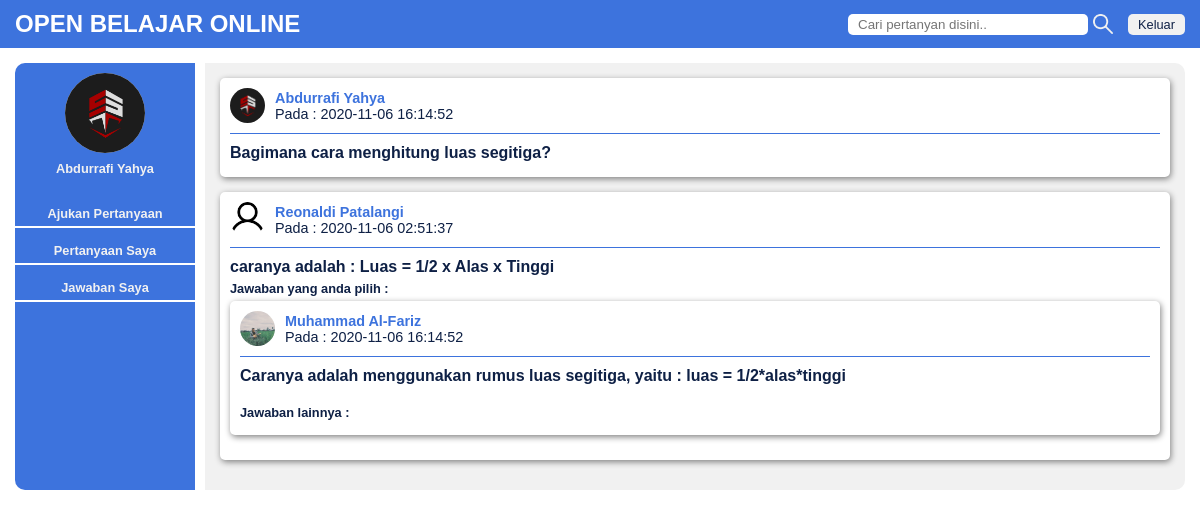
The page /home/pertanyaan.php?id=14 (signed in) on the database its author committed.
### tables this page shows
CREATE TABLE IF NOT EXISTS `pengguna` (
  `id_pengguna` int(11) NOT NULL AUTO_INCREMENT,
  `nama_lengkap` varchar(50) NOT NULL,
  `nama_pengguna` varchar(50) NOT NULL,
  `email` varchar(50) NOT NULL,
  `kata_sandi` varchar(50) NOT NULL,
  `peran` enum('pengguna','admin') NOT NULL,
  `jenjang_pendidikan` enum('sd','smp','sma','kuliah','lainnya') NOT NULL,
  `fotoprofil` text NOT NULL,
  PRIMARY KEY (`id_pengguna`)
);

CREATE TABLE IF NOT EXISTS `pertanyaan` (
  `id_pertanyaan` int(11) NOT NULL AUTO_INCREMENT,
  `id_pengguna` int(11) NOT NULL,
  `id_kategori` int(11) NOT NULL,
  `status` enum('belum','terjawab') NOT NULL,
  `isi_pertanyaan` text NOT NULL,
  `waktu` timestamp NOT NULL DEFAULT CURRENT_TIMESTAMP ON UPDATE CURRENT_TIMESTAMP,
  PRIMARY KEY (`id_pertanyaan`)
);

CREATE TABLE IF NOT EXISTS `jawaban` (
  `id_jawaban` int(11) NOT NULL AUTO_INCREMENT,
  `id_pertanyaan` int(11) NOT NULL,
  `id_pengguna` int(11) NOT NULL,
  `status` enum('pilih','tidak') NOT NULL,
  `isi_jawaban` text NOT NULL,
  `waktu` timestamp NOT NULL DEFAULT CURRENT_TIMESTAMP ON UPDATE CURRENT_TIMESTAMP,
  PRIMARY KEY (`id_jawaban`)
);

### home/pertanyaan.php (the view, shortened to what this page needs)
<!DOCTYPE html>
<html lang="en">
<head>
	<?php include '../includes/head.php'; ?>
</head>
<body>
	<?php include '../includes/navbar.php'; ?>
	<div class="container">
		<?php include '../includes/menu.php'; ?>
		<div class="content">
			<div class="pertanyaan">
			<?php
			$id_pengguna= $_SESSION['id_pengguna'];
			$id = $_GET['id'];
			if($id==""){
				echo "<script>alert('Pertanyaan tidak ditemukan');document.location='index.php'</script>";
			} else {
			$query = mysqli_query($db,"SELECT * FROM pertanyaan INNER JOIN pengguna ON pertanyaan.id_pengguna = pengguna.id_pengguna WHERE id_pertanyaan = '$id'");
			$query2 = mysqli_query($db,"SELECT * FROM jawaban INNER JOIN pengguna ON jawaban.id_pengguna = pengguna.id_pengguna WHERE id_pertanyaan = '$id'");
			$jumlah = mysqli_num_rows($query2);
			while ($row = mysqli_fetch_array($query)) {
				 ?>
			<div class="kolom-pertanyaan">
			<div class="info-pengguna">
				<img src="../images/<?php echo $row['fotoprofil'] ?>">
				<div class="info-keterangan">
			 	<b><a href="pengguna.php?id=<?php echo $row['id_pengguna'] ?>"><?php echo $row['nama_lengkap'] ?></a></b>
				<p><?php echo "Pada : ".$row['waktu'];  ?></p>
				</div>
			</div>
			<h2><?php echo $row['isi_pertanyaan']; ?></h2>
			</div>
			 <?php
			 	if ($id_pengguna == $row['id_pengguna']) {
					if ($jumlah > 0) {
			 		while ($row2 = mysqli_fetch_array($query2)){
			 			if ($row2['status']=='pilih') {
			 				echo "<h4>Jawaban yang anda pilih :</h4>";
			 				}
			 			?>
			 			<div class="kolom-pertanyaan">
						<div class="info-pengguna">
							<img src="../images/<?php echo $row2['fotoprofil'] ?>">
							<div class="info-keterangan">
						 	<b><a href="pengguna.php?id=<?php echo $row2['id_pengguna'] ?>"><?php echo $row2['nama_lengkap'] ?></a></b>
							<p><?php echo "Pada : ".$row2['waktu'];  ?></p>
							</div>
						</div>
			 			<h2><?php echo $row2['isi_jawaban']; ?></h2>
			 			<?php
			 			if ($row['status']=='belum'){
			 			?>
			 			<form action="aksi_terjawab.php" method="post">
			 				<input type="hidden" name="id_jawaban" value="<?php echo $row2['id_jawaban']; ?>">
			 				<input type="hidden" name="id_pertanyaan" value="<?php echo $row['id_pertanyaan']; ?>">
			 				<input class="btn-simpan" type="submit" name="terjawab" value="Pilih Jawaban">
			 			</form>
						</div>
			 			<?php
			 		}else{
			 			if ($row2['status']=='pilih') {
			 				echo "<br><h4>Jawaban lainnya :</h4>";
			 			}
			 		}
					}
			 		} else echo "Belum ada Jawaban untuk pertanyaan ini.";
				}
			}
		}
		?>
		</div>
		</div>
	</div>
</body>
</html>

### includes/head.php (shortened to what this page needs)
<link rel="stylesheet" href="../includes/main.css">

### includes/navbar.php
<div class="navbar">
	<nav>
	<h1><a href="index.php">OPEN BELAJAR ONLINE</a></h1>
	<ul>
		<li>
			<form action="../home/index.php" method="get">
				<input type="text" name="cari"  placeholder="Cari pertanyan disini..">
				<img src="../includes/icon/search-white.png">
			</form>
		</li>
		<li><a class="button" href="../login/keluar.php">Keluar</a></li>
	</ul>
	</nav>
</div>

### includes/menu.php
<div class="menu">
			<div class="menu-head">
				<?php
				$query = mysqli_query($db, "SELECT * FROM pengguna WHERE id_pengguna='$_SESSION[id_pengguna]' ");
				while($row=mysqli_fetch_array($query)) {?>
				<img src="<?php echo '../images/'.$row['fotoprofil'] ?>">
				<label><a href="../home/pengguna.php?id=<?php echo $row['id_pengguna'] ?>"><?php echo $row['nama_lengkap'] ?></a></label>
			</div>
			<?php
			if($row['peran']=='admin'){
			 ?>
			 <ul>
				<li><a href="../home/lihat_pertanyaan.php">Lihat Pertanyaan</a></li>
				<li><a href="../home/lihat_pengguna.php">Lihat Pengguna</a></li>
				<li><a href="../home/kategori.php">Tambah Kategori</a></li>
			</ul>
			<?php }else{?>
				<ul>
				<li><a href="../home/buat_pertanyaan.php">Ajukan Pertanyaan</a></li>
				<li><a href="../home/pertanyaanku.php">Pertanyaan Saya</a></li>
				<li><a href="../home/jawabanku.php">Jawaban Saya</a></li>
			</ul>
			<?php
			}
			 } ?>
		</div>

### includes/main.css (style rules this page uses)
* { margin: 0; padding: 0; box-sizing: border-box; }
body { font-family: 'arial', sans-serif; font-size: 0.8rem; color: #0e2045; }
a { text-decoration: none; color: #3d73dd; }
.navbar { background: #3d73dd; color: #f1f1f1; }
.navbar nav { display: flex; justify-content: space-between; align-items: center; padding: 10px 15px; }
.navbar h1 a { color: white; font-size: 1.5rem; margin-bottom: 0; }
.navbar ul { display: flex; align-items: center; list-style: none; }
.navbar li { margin-left: 5px; }
.navbar input { border: 0; }
.navbar form { display: flex; align-items: center; margin-right: 10px; }
.navbar form img { width: 20px; margin-left: 5px; }
.container { display: flex; margin: 15px; }
.menu { background-color: #3d73dd; width: 180px; border-radius: 10px 0 0 10px; text-align: center; font-weight: bold; }
.menu-head { margin: 10px 0; margin-bottom: 30px; text-align: center; color: #f1f1f1; }
.menu-head img { border-radius: 50%; height: 80px; width: 80px; background-color: #f1f1f1; }
.menu a { color: #f1f1f1; }
.menu ul { list-style: none; }
.menu li { margin: 15px 0px; padding-bottom: 5px; border-bottom: 2px solid white; }
.content { background-color: #f1f1f1; border-radius: 0 10px 10px 0; flex-grow: 1; margin-left: 10px; padding: 15px; }
.content h1,h2,h3 { margin-bottom: 5px; }
input, select { padding: 3px 10px; border-style: none; border-radius: 5px; border: 1px solid #a6afbd; }
input[type=text], input[type=email], input[type=password], select { width: 240px; background-color: white; }
label { display: block; margin: 5px 0; }
.pertanyaan h4 { margin-bottom: 5px; }
.pertanyaan h2 { font-size: 1rem; }
.kolom-pertanyaan { padding: 10px; margin-bottom: 15px; background-color: white; border-radius: 5px; box-shadow: 1px 2px 6px gray; }
.info-pengguna { display: flex; align-items: center; margin-bottom: 10px; padding-bottom: 10px; border-bottom: 1px solid #3d73dd; }
.info-pengguna img { height: 35px; width: 35px; border-radius: 50%; }
.info-keterangan { margin-left: 10px; display: flex; flex-direction: column; font-size: 0.9rem; }
.button { padding: 3px 10px; background: #f1f1f1; color: #0e2045; border-radius: 5px; cursor: pointer; }

### rows shown on the page
pengguna: fotoprofil (picture), nama_lengkap "Abdurrafi Yahya", peran "Ajukan Pertanyaan"
pertanyaan: id_pengguna.fotoprofil (picture), id_pengguna.nama_lengkap "Abdurrafi Yahya", waktu "2020-11-06 16:14:52", isi_pertanyaan "Bagimana cara menghitung luas segitiga?"
jawaban: id_pengguna.fotoprofil (placeholder picture), id_pengguna.nama_lengkap "Reonaldi Patalangi", waktu "2020-11-06 02:51:37", isi_jawaban "caranya adalah : Luas = 1/2 x Alas x Tinggi"
jawaban: shows "Jawaban yang anda pilih :", id_pengguna.fotoprofil (picture), id_pengguna.nama_lengkap "Muhammad Al-Fariz", waktu "2020-11-06 16:14:52", isi_jawaban "Caranya adalah menggunakan rumus luas segitiga, yaitu : luas = 1/2*alas*tinggi", shows "Jawaban lainnya :"
